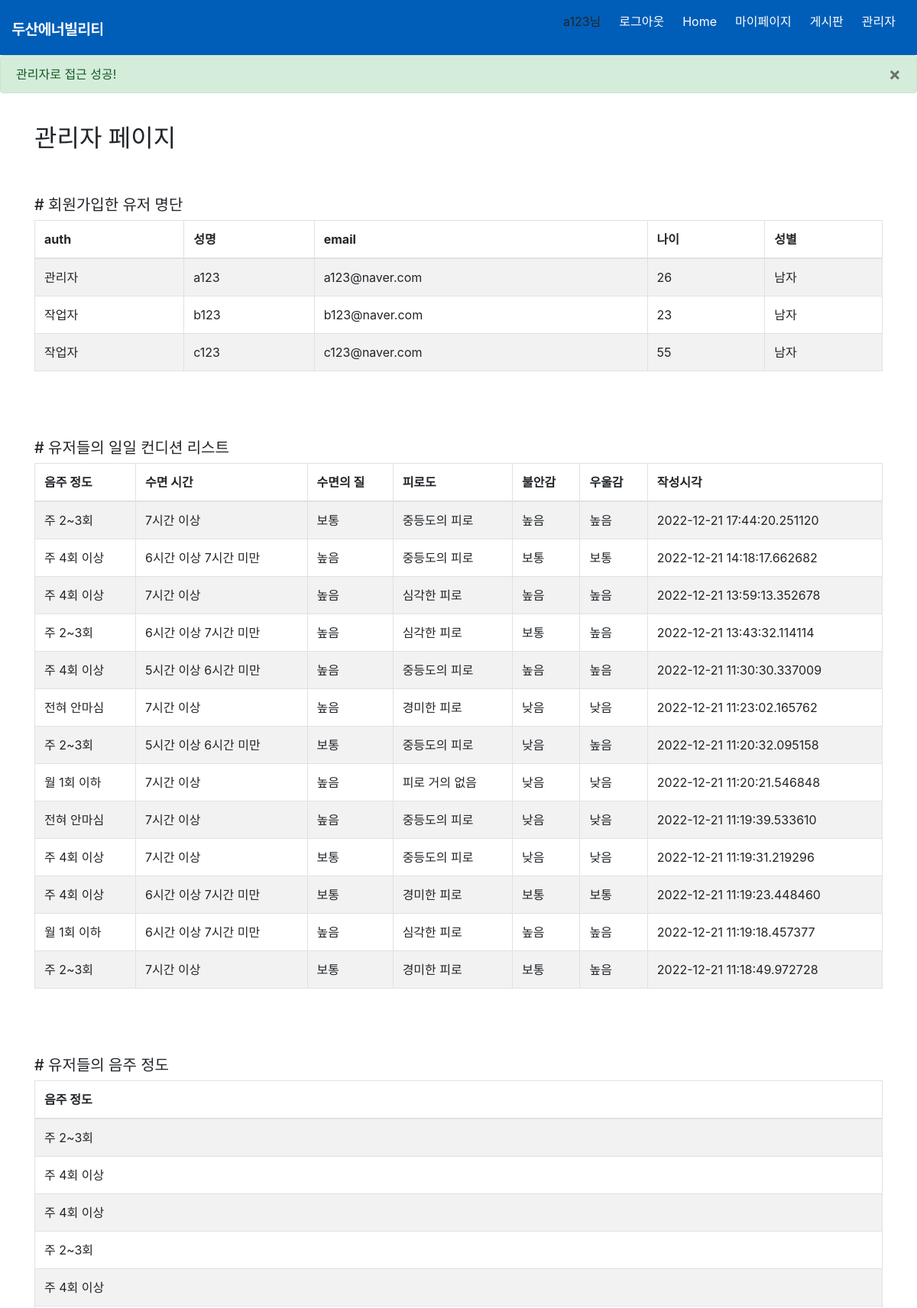
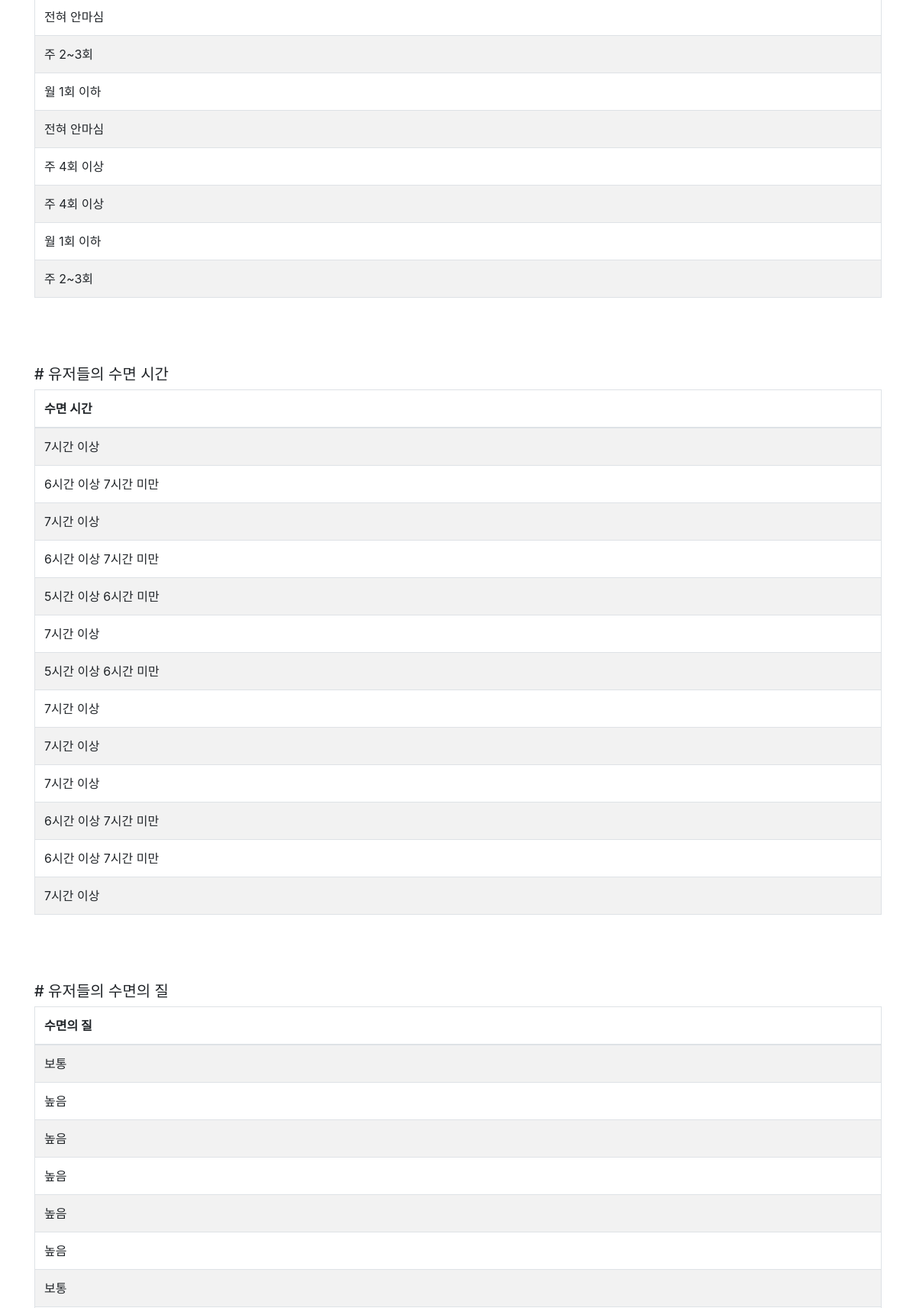
The page /admin (signed in, upper part) on the database its author committed (2 pictures, top to bottom).
### website/models.py (models this page shows, shortened)
class User(db.Model, UserMixin):
    id = db.Column(db.Integer, primary_key=True)
    auth = db.Column(db.String(50))
    name = db.Column(db.String(100), nullable=False)
    email = db.Column(db.String(100), unique=True, nullable=False)
    password = db.Column(db.String(100))
    age = db.Column(db.Integer)
    weight = db.Column(db.Integer)
    gender = db.Column(db.String(100))
    graduation = db.Column(db.String(100))
    hearing = db.Column(db.String(100))
    sight = db.Column(db.String(100))

class Info(db.Model):
    __tablename__ = 'infos'
    id = db.Column(db.Integer, primary_key=True)
    drink = db.Column(db.String(300))
    sleephour = db.Column(db.String(300))
    sleepqual = db.Column(db.String(300))
    tired = db.Column(db.String(300))
    anxiety = db.Column(db.String(300))
    gloom = db.Column(db.String(300))
    createdat = db.Column(db.DateTime)
    user_id = db.Column(db.Integer, db.ForeignKey('user.id'))

### website/auth.py (the view)
@auth.route('/admin', methods=['GET', 'POST'])
@login_required
def admin():
    auth = current_user.auth
    if auth == "관리자":
        flash ("관리자로 접근 성공!", category='success')
        users = User.query.all()
        infos = Info.query.order_by(desc(Info.createdat)).all()
        return render_template("admin.html", users=users, infos=infos)
    else:
        flash("죄송합니다. 관리자만 접근할 수 있습니다.", category='error')
        return redirect(url_for('auth.login'))

### website/templates/admin.html (shortened to what this page needs)
{% extends "base.html" %} {% block content %}
<h2> 관리자 페이지 </h2>
<h5># 회원가입한 유저 명단</h5>
<table class="table table-striped table-bordered table-hover">
    <thead>
      <tr>
          <th>auth</th>
          <th>성명</th>
          <th>email</th>
          <th>나이</th>
          <th>성별</th>
      </tr>
    </thead>
      {% for user in users %}
          <tr>
            <td>{{ user.auth }}</td>
            <td>{{ user.name }}</td>
            <td>{{ user.email }}</td>
            <td>{{ user.age }}</td>
            <td>{{ user.gender }}</td>
          </tr>
      {% endfor %}
  </table>
  <h5># 유저들의 일일 컨디션 리스트</h5>
<table class="table table-striped table-bordered table-hover">
    <thead>
      <tr>
          <th>음주 정도</th>
          <th>수면 시간</th>
          <th>수면의 질</th>
          <th>피로도</th>
          <th>불안감</th>
          <th>우울감</th>
          <th>작성시각</th>
      </tr>
    </thead>
      {% for info in infos %}
          <tr>
            <td>{{ info.drink }}</td>
            <td>{{ info.sleephour }}</td>
            <td>{{ info.sleepqual }}</td>
            <td>{{ info.tired }}</td>
            <td>{{ info.anxiety }}</td>
            <td>{{ info.gloom }}</td>
            <td>{{ info.createdat }}</td>
          </tr>
      {% endfor %}
  </table>
<h5># 유저들의 음주 정도</h5>
<table class="table table-striped table-bordered table-hover">
    <thead>
      <tr>
          <th>음주 정도</th>
      </tr>
    </thead>
      {% for info in infos %}
          <tr>
            <td>{{ info.drink }}</td>
          </tr>
      {% endfor %}
  </table>
<h5># 유저들의 수면 시간</h5>
<table class="table table-striped table-bordered table-hover">
    <thead>
      <tr>
          <th>수면 시간</th>
      </tr>
    </thead>
      {% for info in infos %}
          <tr>
            <td>{{ info.sleephour }}</td>
          </tr>
      {% endfor %}
  </table>
<h5># 유저들의 수면의 질</h5>
<table class="table table-striped table-bordered table-hover">
    <thead>
      <tr>
          <th>수면의 질</th>
      </tr>
    </thead>
      {% for info in infos %}
          <tr>
            <td>{{ info.sleepqual }}</td>
          </tr>
      {% endfor %}
  </table>
{% endblock %}

### website/templates/base.html (shortened to what this page needs)
<!DOCTYPE html>
<html lang="en">
<head>
    <link rel="stylesheet" href="{{ url_for('static', filename='css/style.css') }}"/>
    <link
      rel="stylesheet"
      href="https://stackpath.bootstrapcdn.com/bootstrap/4.4.1/css/bootstrap.min.css"
    />
    <link rel="stylesheet" href="https://stackpath.bootstrapcdn.com/bootstrap/4.1.3/css/bootstrap.min.css">
    <link
      rel="stylesheet"
      href="https://stackpath.bootstrapcdn.com/font-awesome/4.7.0/css/font-awesome.min.css"
    />
</head>
<body>
    <nav class="navbar">
      <div class="navbar__logo">
        <img src="{{ url_for('static', filename='img/logo-kr-w.png') }}" alt="두산애너빌리티">
      </div>
          <ul class="navbar__menu">
            {% if current_user.is_authenticated %}
              {% if current_user.auth == "관리자" %}
              <li><a>{{ current_user.name }}님</a></li>
              <li><a href="/logout">로그아웃</a></li>
              <li><a href="/">Home</a></li>
              <li><a href="/mypage">마이페이지</a></li>
              <li><a href="/board">게시판</a></li>
              <li><a href="/admin">관리자</a></li>
              {% else %}
              <li><a>{{ current_user.name }}님</a></li>
              <li><a href="/logout">로그아웃</a></li>
              <li><a href="/">Home</a></li>
              <li><a href="/mypage">마이페이지</a></li>
              <li><a href="/board">게시판</a></li>
              {% endif %}
            {% else %}
            <li><a href="/">Home</a></li>
            <li><a href="/mypage">마이페이지</a></li>
            <li><a href="/login">로그인</a></li>
            <li><a href="/board">게시판</a></li>
            {% endif%}
          </ul>
    </nav>
    {% with messages = get_flashed_messages(with_categories=true) %}
    {% if messages %} {% for category, message in messages %}
    {% if category == 'error' %}
        <div class="alert alert-danger alter-dismissable fade show" role="alert">
          {{ message }}
          <button type="button" class="close" data-dismiss="alert">
            <span aria-hidden="true">&times;</span>
          </button>
        </div>
    {% else %}
        <div class="alert alert-success alter-dismissable fade show" role="alert">
          {{ message }}
          <button type="button" class="close" data-dismiss="alert">
            <span aria-hidden="true">&times;</span>
          </button>
        </div>
    {% endif %}
    {% endfor %}
    {% endif %}
    {% endwith %}
    <div class="container"> {% block content%} {% endblock %}</div>
</body>
</html>

### website/static/css/style.css (style rules this page uses)
:root { --text-color:#ffffff; --background-color:#005eb8; --accent-color:rgb(255, 0, 0); }
body { margin:0; font-family: 'Noto Sans KR', sans-serif; }
.navbar a { text-decoration: none; color:white; }
a { text-decoration: none; color:white; }
.navbar { display:flex; justify-content: space-between; align-items:center; background-color:#005eb8; }
.navbar__logo { padding-top: 0px; color:white; }
.navbar__menu { display:flex; list-style: none; align-items: center; padding-left : 0px; }
.navbar__menu li { padding:8px 12px; }
table.table { margin-left: auto; margin-right: auto; }

### rows shown on the page
User: name "a123", auth "관리자", email "a123@naver.com", age "26", gender "남자"
User: auth "작업자", name "b123", email "b123@naver.com", age "23", gender "남자"
User: auth "작업자", name "c123", email "c123@naver.com", age "55", gender "남자"
Info: drink "주 2~3회", sleephour "7시간 이상", sleepqual "보통", tired "중등도의 피로", anxiety "높음", gloom "높음", createdat "2022-12-21 17:44:20.251120"
Info: drink "주 4회 이상", sleephour "6시간 이상 7시간 미만", sleepqual "높음", tired "중등도의 피로", anxiety "보통", gloom "보통", createdat "2022-12-21 14:18:17.662682"
Info: drink "주 4회 이상", sleephour "7시간 이상", sleepqual "높음", tired "심각한 피로", anxiety "높음", gloom "높음", createdat "2022-12-21 13:59:13.352678"
Info: drink "주 2~3회", sleephour "6시간 이상 7시간 미만", sleepqual "높음", tired "심각한 피로", anxiety "보통", gloom "높음", createdat "2022-12-21 13:43:32.114114"
Info: drink "주 4회 이상", sleephour "5시간 이상 6시간 미만", sleepqual "높음", tired "중등도의 피로", anxiety "높음", gloom "높음", createdat "2022-12-21 11:30:30.337009"
Info: drink "전혀 안마심", sleephour "7시간 이상", sleepqual "높음", tired "경미한 피로", anxiety "낮음", gloom "낮음", createdat "2022-12-21 11:23:02.165762"
Info: drink "주 2~3회", sleephour "5시간 이상 6시간 미만", sleepqual "보통", tired "중등도의 피로", anxiety "낮음", gloom "높음", createdat "2022-12-21 11:20:32.095158"
Info: drink "월 1회 이하", sleephour "7시간 이상", sleepqual "높음", tired "피로 거의 없음", anxiety "낮음", gloom "낮음", createdat "2022-12-21 11:20:21.546848"
Info: drink "전혀 안마심", sleephour "7시간 이상", sleepqual "높음", tired "중등도의 피로", anxiety "낮음", gloom "낮음", createdat "2022-12-21 11:19:39.533610"
Info: drink "주 4회 이상", sleephour "7시간 이상", sleepqual "보통", tired "중등도의 피로", anxiety "낮음", gloom "낮음", createdat "2022-12-21 11:19:31.219296"
Info: drink "주 4회 이상", sleephour "6시간 이상 7시간 미만", sleepqual "보통", tired "경미한 피로", anxiety "보통", gloom "보통", createdat "2022-12-21 11:19:23.448460"
Info: drink "월 1회 이하", sleephour "6시간 이상 7시간 미만", sleepqual "높음", tired "심각한 피로", anxiety "높음", gloom "높음", createdat "2022-12-21 11:19:18.457377"
Info: drink "주 2~3회", sleephour "7시간 이상", sleepqual "보통", tired "경미한 피로", anxiety "보통", gloom "높음", createdat "2022-12-21 11:18:49.972728"

### other values the page prints
{{ message }} "관리자로 접근 성공!"
